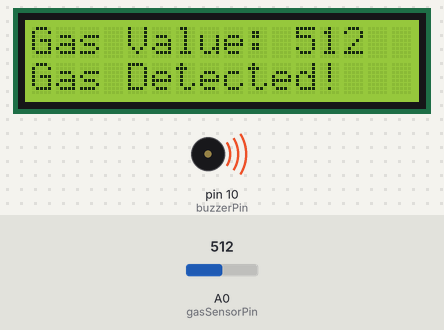
A sketch run on a simulated Arduino Uno, built with avr-gcc and run on an emulated ATmega328P. Shown: 16×2 character LCD, buzzer (waves = sounding, pin HIGH). The inputs (shaded band) are chosen by the test bench; at power-on: A0 (gasSensorPin) = 512.

Above: at 3.2 s.
3.3 s: A0 (gasSensorPin) set to 313
At 4.7 s:
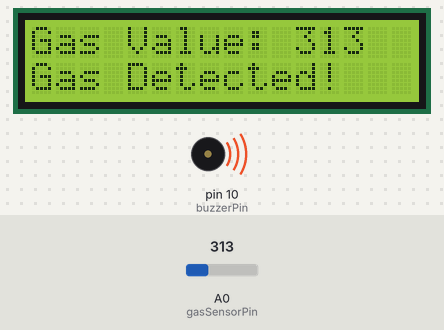
5.0 s: A0 (gasSensorPin) set to 287
At 6.1 s:
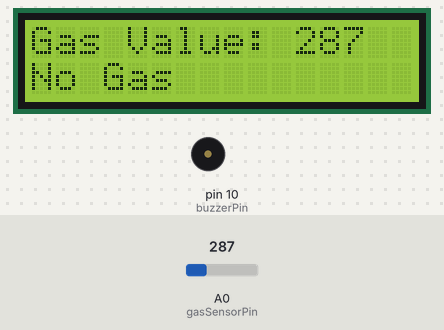
6.5 s: A0 (gasSensorPin) set to 306
At 7.4 s:
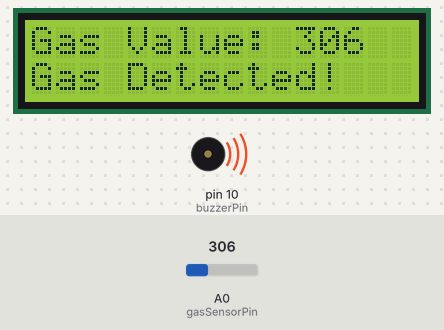
Timing chart, 0 to 9.5 s (numbered marks = the images above; inputs shaded):
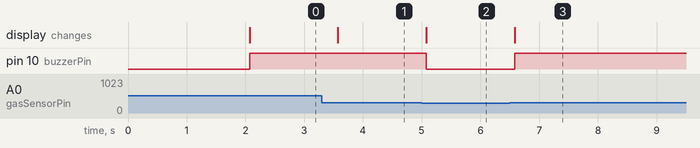

The sketch:

sketch_nov16a.ino
```cpp
#include <LiquidCrystal.h>

// Initialize the LCD library with the pins connected to the LCD
LiquidCrystal lcd(12, 11, 5, 4, 3, 2);

// Pin definitions
int gasSensorPin = A0;  // MQ-2 sensor connected to A0
int buzzerPin = 10;     // Buzzer connected to D10

// Gas threshold value
int gasThreshold = 300; // Adjust based on your sensor's output

// State tracking variables
int previousGasValue = -1; // Tracks the last gas value displayed
bool gasDetected = false;  // Tracks whether gas has been detected

void setup() {
  // Initialize the LCD
  lcd.begin(16, 2);        // Set LCD size to 16x2
  lcd.print("Gas Detection"); // Display a welcome message

  // Setup pin modes
  pinMode(gasSensorPin, INPUT);  // MQ-2 sensor pin
  pinMode(buzzerPin, OUTPUT);    // Buzzer pin

  // Ensure the buzzer is OFF initially
  digitalWrite(buzzerPin, LOW);

  // Delay to display the welcome message
  delay(2000);
  lcd.clear(); // Clear the LCD after 2 seconds
}

void loop() {
  // Read the gas sensor value
  int gasValue = analogRead(gasSensorPin);

  // Only update the LCD if the gas value changes
  if (gasValue != previousGasValue) {
    lcd.setCursor(0, 0);
    lcd.print("Gas Value: ");
    lcd.print(gasValue);
    previousGasValue = gasValue;
  }

  // Check if the gas value exceeds the threshold
  if (gasValue > gasThreshold && !gasDetected) {
    // Gas detected - activate buzzer and update LCD
    lcd.setCursor(0, 1);
    lcd.print("Gas Detected! ");
    digitalWrite(buzzerPin, HIGH); // Turn ON the buzzer
    gasDetected = true; // Update detection state
  } else if (gasValue <= gasThreshold && gasDetected) {
    // No gas detected - deactivate buzzer and update LCD
    lcd.setCursor(0, 1);
    lcd.print("No Gas        "); // Clear the message
    digitalWrite(buzzerPin, LOW); // Turn OFF the buzzer
    gasDetected = false; // Update detection state
  }

  delay(500); // Refresh every 500 milliseconds
}
```

Measured:
- the behaviour switches between 301 and 300 on A0 (gasSensorPin) (found by bisection; images 1 and 2)
- after the input at 3.3 s, the display: changes after 0.27 s (image 1)
- after the input at 5.0 s, pin 10 (buzzerPin): HIGH → LOW after 0.08 s; the display: changes after 0.08 s (image 2)
- after the input at 6.5 s, pin 10 (buzzerPin): LOW → HIGH after 0.08 s; the display: changes after 0.08 s (image 3)
